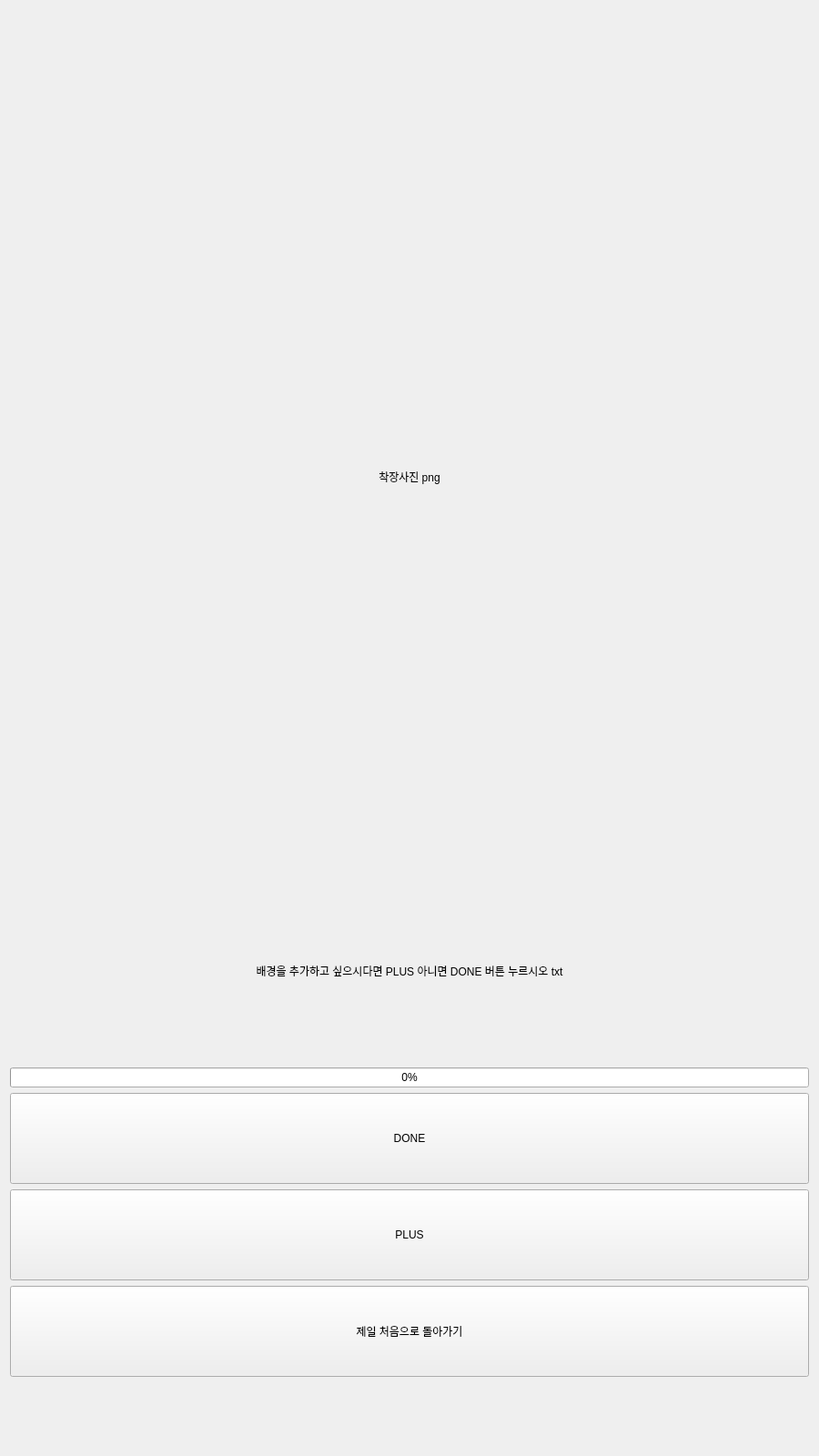
<?xml version="1.0" encoding="UTF-8"?>
<ui version="4.0">
 <class>Fifth_Window</class>
 <widget class="QWidget" name="Fifth_Window">
  <property name="geometry">
   <rect>
    <x>0</x>
    <y>0</y>
    <width>900</width>
    <height>1600</height>
   </rect>
  </property>
  <property name="minimumSize">
   <size>
    <width>900</width>
    <height>1600</height>
   </size>
  </property>
  <property name="maximumSize">
   <size>
    <width>900</width>
    <height>1600</height>
   </size>
  </property>
  <property name="windowTitle">
   <string>Form</string>
  </property>
  <layout class="QVBoxLayout" name="verticalLayout_2">
   <item>
    <layout class="QVBoxLayout" name="verticalLayout" stretch="1,4,1,0,1,1,1,1">
     <item>
      <widget class="QLabel" name="label_2">
       <property name="minimumSize">
        <size>
         <width>0</width>
         <height>70</height>
        </size>
       </property>
       <property name="maximumSize">
        <size>
         <width>16777215</width>
         <height>70</height>
        </size>
       </property>
       <property name="text">
        <string/>
       </property>
       <property name="pixmap">
        <pixmap>배경이미지.png</pixmap>
       </property>
       <property name="alignment">
        <set>Qt::AlignCenter</set>
       </property>
      </widget>
     </item>
     <item>
      <widget class="QLabel" name="photo">
       <property name="maximumSize">
        <size>
         <width>16777215</width>
         <height>1000</height>
        </size>
       </property>
       <property name="text">
        <string>착장사진 png</string>
       </property>
       <property name="alignment">
        <set>Qt::AlignCenter</set>
       </property>
      </widget>
     </item>
     <item>
      <widget class="QLabel" name="label_3">
       <property name="maximumSize">
        <size>
         <width>16777215</width>
         <height>200</height>
        </size>
       </property>
       <property name="text">
        <string>배경을 추가하고 싶으시다면 PLUS 아니면 DONE 버튼 누르시오 txt</string>
       </property>
       <property name="alignment">
        <set>Qt::AlignCenter</set>
       </property>
       <property name="wordWrap">
        <bool>true</bool>
       </property>
      </widget>
     </item>
     <item>
      <widget class="QProgressBar" name="progressBar">
       <property name="value">
        <number>0</number>
       </property>
      </widget>
     </item>
     <item>
      <widget class="QPushButton" name="done">
       <property name="sizePolicy">
        <sizepolicy hsizetype="Minimum" vsizetype="Maximum">
         <horstretch>0</horstretch>
         <verstretch>0</verstretch>
        </sizepolicy>
       </property>
       <property name="maximumSize">
        <size>
         <width>16777215</width>
         <height>100</height>
        </size>
       </property>
       <property name="text">
        <string>DONE</string>
       </property>
      </widget>
     </item>
     <item>
      <widget class="QPushButton" name="plus">
       <property name="sizePolicy">
        <sizepolicy hsizetype="Minimum" vsizetype="Maximum">
         <horstretch>0</horstretch>
         <verstretch>0</verstretch>
        </sizepolicy>
       </property>
       <property name="maximumSize">
        <size>
         <width>16777215</width>
         <height>100</height>
        </size>
       </property>
       <property name="text">
        <string>PLUS</string>
       </property>
      </widget>
     </item>
     <item>
      <widget class="QPushButton" name="go_first">
       <property name="sizePolicy">
        <sizepolicy hsizetype="Minimum" vsizetype="Maximum">
         <horstretch>0</horstretch>
         <verstretch>0</verstretch>
        </sizepolicy>
       </property>
       <property name="maximumSize">
        <size>
         <width>16777215</width>
         <height>100</height>
        </size>
       </property>
       <property name="text">
        <string>제일 처음으로 돌아가기</string>
       </property>
      </widget>
     </item>
     <item>
      <widget class="QLabel" name="label">
       <property name="minimumSize">
        <size>
         <width>0</width>
         <height>70</height>
        </size>
       </property>
       <property name="maximumSize">
        <size>
         <width>16777215</width>
         <height>70</height>
        </size>
       </property>
       <property name="text">
        <string/>
       </property>
       <property name="pixmap">
        <pixmap>배경이미지.png</pixmap>
       </property>
       <property name="alignment">
        <set>Qt::AlignCenter</set>
       </property>
      </widget>
     </item>
    </layout>
   </item>
  </layout>
 </widget>
 <resources/>
 <connections/>
</ui>
